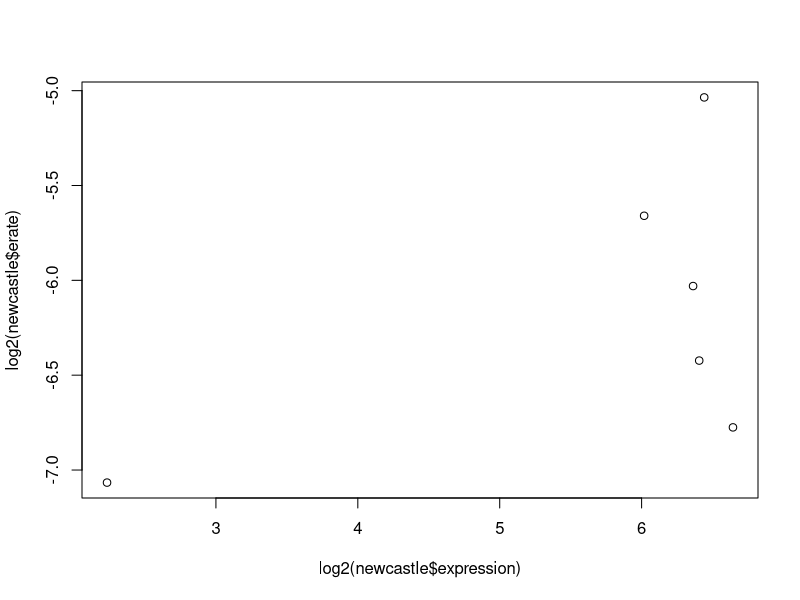

Write R code to recreate this figure. (Note: this script raises an error after producing the figure.)
newcastle <- read.table("newcastle.txt",sep = "\t",header=T)
library(ggplot2)
library(grid)
plot(log2(newcastle$expression),log2(newcastle$erate))
cor.test(log2(newcastle$expression),log2(newcastle$erate),method = "s")
fig5e <- ggplot(newcastle,aes(log2(expression),log2(erate)))
fig5e <- fig5e + 
  geom_point(color = "#de404c")+
  my_theme2
fig5e
pdf("fig5e.pdf",useDingbats = F,width = 3.6,height = 3.6)  
grid.newpage()
pushViewport(viewport(layout=grid.layout(1,1)))
vplayout <- function(x,y)
  viewport(layout.pos.row = x,layout.pos.col = y)
print(fig5e,vp=vplayout(1,1))
dev.off()
